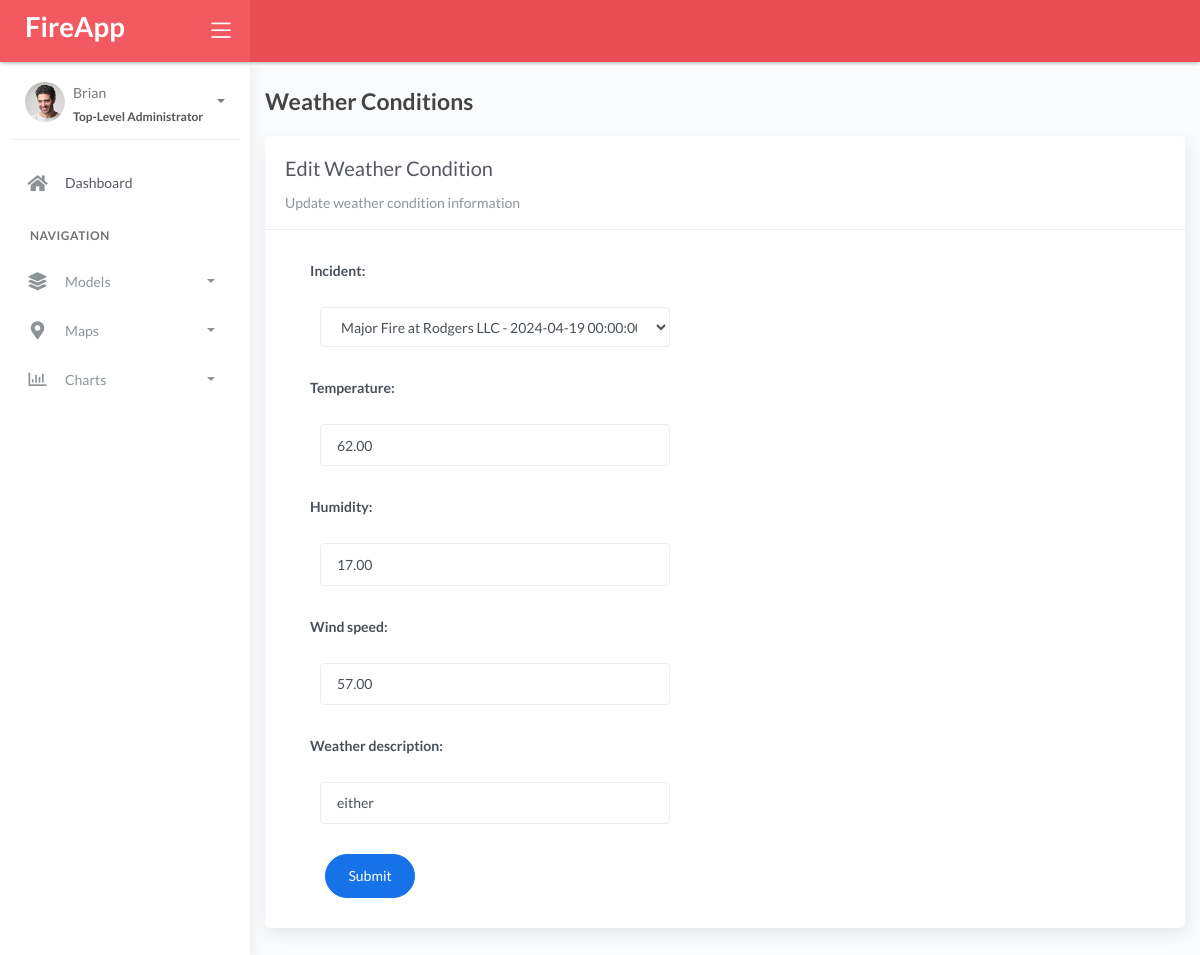
Screenshot of /weatherconditions/edit/3/ with the database file from the repository.
### fire/models.py (models this page shows, shortened)
class BaseModel(models.Model):
    created_at = models.DateTimeField(auto_now_add=True, db_index=True)
    updated_at = models.DateTimeField(auto_now=True)
    class Meta:
        abstract = True

class WeatherConditions(BaseModel):
    incident = models.ForeignKey(Incident, on_delete=models.CASCADE)
    temperature = models.DecimalField(
        max_digits=10, decimal_places=2, validators=[validate_non_negative])
    humidity = models.DecimalField(
        max_digits=10, decimal_places=2, validators=[validate_non_negative])
    wind_speed = models.DecimalField(
        max_digits=10, decimal_places=2, validators=[validate_non_negative])
    weather_description = models.CharField(max_length=150)
    class Meta:
        verbose_name = 'Weather Condition'

### fire/views.py (the view, shortened to what this page needs)
class WeatherConditionsUpdate(UpdateView):
    model = WeatherConditions
    form_class = WeatherConditionsForm
    template_name = 'weatherconditions/edit.html'
    success_url = reverse_lazy('weatherconditions')

### fire/forms.py
class WeatherConditionsForm(ModelForm):
    class Meta:
        model = WeatherConditions
        fields = "__all__"

### fire/models.py (called while the page is built)
    def __str__(self):
        return f"{self.severity_level} at {self.location.name} - {self.date_time}"

### templates/weatherconditions/edit.html (shortened to what this page needs)
{% extends 'base.html' %} {% load static %} {% block content %}
<div class="content">
  <div class="container-fluid">
    <h4 class="page-title mt-4">Weather Conditions</h4>
    <div class="row">
      <div class="col-md-12">
        <div class="card">
          <div class="card-header">
            <div class="card-title">Edit Weather Condition</div>
            <div class="card-category">Update weather condition information</div>
          </div>
          <div class="col-md-6">
            <div class="card-body">
              <form class="" action="" method="post" novalidate>
                {% csrf_token %} {% include 'includes/form.html' %}
                <div class="form-group">
                  <div class="col-md-12 col-sm-3">
                    <button type="submit" class="btn btn-primary btn-rounded">Submit</button>
                  </div>
                </div>
              </div>
          </div>
        </div>
      </div>
    </div>
  </div>
</div>
{% endblock %}

### templates/includes/form.html (shortened to what this page needs)
{% load widget_tweaks %}
{% for field in form %}
<div class="field item form-group">
    <label>{{ field.label_tag }}</label>
  <div class="form-group">
    {% render_field field class="form-control" %}
  </div>
</div>
{% endfor %}

### rows the page displays
WeatherConditions: incident "Major Fire at Rodgers LLC - 2024-04-19 00:00:00+00:00" "62.00" "17.00" "57.00" "either"

### other values shown
{{ field.label_tag }} "Incident:" "Temperature:" "Humidity:" "Wind speed:" "Weather description:"
